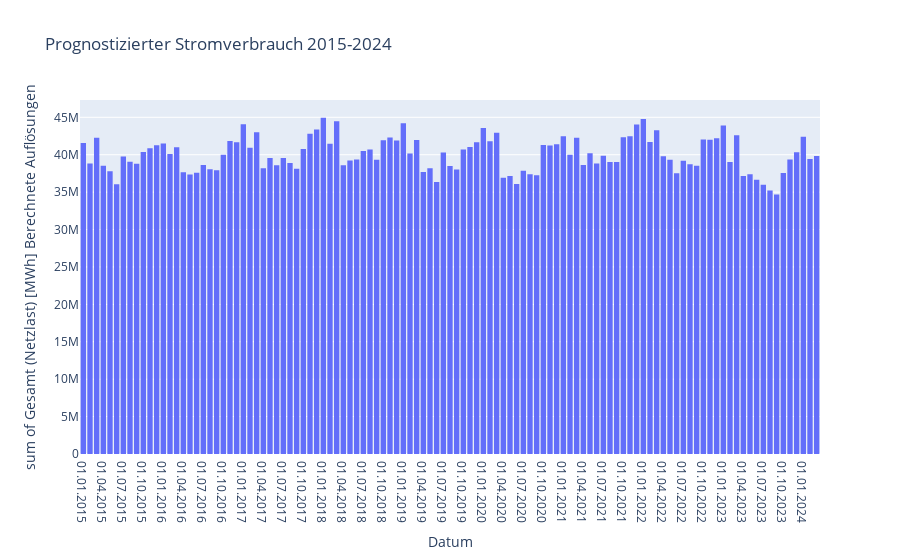

The cell this chart's notebook holds for it:
### Markdown cell above
Plot for prognostizierter Stromverbrauch

### Code cell
import plotly.express as px

# Convert 'Datum' column to datetime
#prognostStrV_15_24['Datum'] = pd.to_datetime(prognostStrV_15_24['Datum'])

# Plot
fig = px.histogram(prognostStrV_15_24, x='Datum', y='Gesamt (Netzlast) [MWh] Berechnete Auflösungen', title='Prognostizierter Stromverbrauch 2015-2024')
fig.show()
